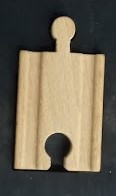
#> input picture old_code/image2.jpg, 116 x 196 px
$ python my_codee.py
#> lines starting #> are read from the running program, lines starting #| are printed output that depends on the picture; after the words box and inside, x2 and y2 are one past the last pixel; in counts of white or black regions, pixels touching at a corner belong together
import numpy as np
import cv2
from matplotlib import pyplot as plt
import random
import math

img_bgr = cv2.imread('image2.jpg')
#> img_bgr is the input picture: shape (196, 116, 3); mean B, G, R 84, 101.2, 109.9
img_rgb = cv2.cvtColor(img_bgr, cv2.COLOR_BGR2RGB)


ds=12

img_grey = cv2.cvtColor(img_rgb, cv2.COLOR_RGB2GRAY)

plt.figure(figsize = (ds,ds))
plt.imshow(img_grey,'gray')
plt.axis('off')
plt.show()

img_hsv = cv2.cvtColor(img_rgb, cv2.COLOR_RGB2HSV)
#> img_hsv: shape (196, 116, 3); mean H, S, V 57.2, 67.2, 113.5

plt.figure(figsize = (ds,ds))
plt.imshow(img_hsv)
plt.axis('off')
plt.show()

#14, 102, 202
lower = np.array([0,50,150])
upper = np.array([25,150,250])
img_color = cv2.inRange(img_hsv, lower, upper)
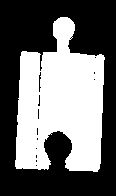
#> img_color: shape (196, 116); 42.2% white; 1 white region, box (x1, y1, x2, y2) and area: (15, 17, 105, 172) 9604

f, axarr = plt.subplots(1,2)
axarr[0].imshow(img_rgb)
axarr[1].imshow(img_color)

ksize=5

img_pro = cv2.GaussianBlur(img_grey,(ksize,ksize),0)

ret,img_global = cv2.threshold(img_pro,100,255,cv2.THRESH_BINARY)
#> img_global: shape (196, 116); 43.9% white; 1 white region, box (x1, y1, x2, y2) and area: (15, 17, 105, 172) 9988
img_adaptive = cv2.adaptiveThreshold(img_pro,255,cv2.ADAPTIVE_THRESH_GAUSSIAN_C,cv2.THRESH_BINARY,127, 11)
#> img_adaptive: shape (196, 116); 56.2% white; 2 black regions, box (x1, y1, x2, y2) and area: (0, 0, 116, 194) 9816, (37, 73, 42, 125) 140
ret2,img_otsu = cv2.threshold(img_pro,0,255,cv2.THRESH_BINARY+cv2.THRESH_OTSU)
#> img_otsu: shape (196, 116); 43.5% white; 1 white region, box (x1, y1, x2, y2) and area: (15, 17, 105, 172) 9881
#> ret2 = 110

h,w=img_grey.shape
#> h = 196; w = 116
img_up = np.concatenate((img_grey, img_global), axis=1)
img_down = np.concatenate((img_adaptive, img_otsu), axis=1)
#> img_down: shape (196, 232); 49.8% white; 7 white regions (2 under 20 px)
img_all = np.concatenate((img_up, img_down), axis=0)
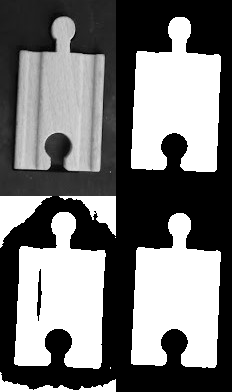
#> img_all: shape (392, 232); min 0, max 255, mean 117
plt.figure(figsize = (ds,ds))
plt.imshow(img_all,'gray')
plt.text(w, h, "global=100",fontsize=40)
plt.text(0, h*2, "adaptive",fontsize=40)
plt.text(w, h*2, "otsu",fontsize=40)
plt.axis('off')
plt.show()

img_pro=img_otsu.copy()

ksize=3
itern=2
kernel = np.ones((ksize,ksize),np.uint8)

contours,hierarchy = cv2.findContours(img_pro,cv2.RETR_TREE, cv2.CHAIN_APPROX_SIMPLE)
#> contours = 1 contour; box (x1, y1, x2, y2) and area: (15, 17, 105, 172) 9617

print('hierarchy',hierarchy)
#| hierarchy [[[-1 -1 -1 -1]]]

contour_filter=[]
img_contour=img_rgb.copy()
for i,contour in enumerate(contours):
    if hierarchy[0][i][3]==-1:
        cv2.drawContours(img_contour, [contour], -1, (0,0,255), 2)
        contour_filter.append(contour)
#> this loop made 1 pass
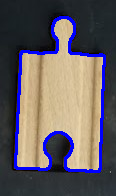
#> img_contour: shape (196, 116, 3); mean R, G, B 98.5, 91.1, 95.7
#> after the loop, contour_filter has the same summary as contours


plt.figure(figsize = (ds,ds))
plt.imshow(img_contour)
plt.axis('off')
plt.show()

area_list=[]
aspect_ratio_list=[]

img_feature=img_rgb.copy()
for i,contour in enumerate(contour_filter):
    #center of an object
    M = cv2.moments(contour)
    cx = int(M['m10']/M['m00'])
    cy = int(M['m01']/M['m00'])
    img = cv2.circle(img_feature,(cx,cy), 3, (255,0,0), -1)

    #The aspect ratio, which is the width divided by the height of the bounding rectangle
    x,y,w,h = cv2.boundingRect(contour)
    aspect_ratio = round(float(w)/h, 2)
    img = cv2.rectangle(img_feature,(x,y),(x+w,y+h),(0,255,0),2)
    img = cv2.putText(img_feature ,"aspect_ratio: "+str(aspect_ratio),(cx-50,cy+35),cv2.FONT_HERSHEY_SIMPLEX ,0.3,(0,0,255),1,cv2.LINE_AA)

    #The area of an object
    area = cv2.contourArea(contour)
    img = cv2.putText(img_feature ,"area: "+str(int(area)),(cx-50,cy+25),cv2.FONT_HERSHEY_SIMPLEX ,0.3,(0,0,255),1,cv2.LINE_AA)

    #The perimeter of an object
    perimeter = cv2.arcLength(contour,True)
    img = cv2.putText(img_feature ,"perimeter: "+str(int(perimeter)),(cx-50,cy+15),cv2.FONT_HERSHEY_SIMPLEX ,0.3,(0,0,255),1,cv2.LINE_AA)
    img = cv2.putText(img_feature ,"number: "+str(i),(cx-50,cy+5),cv2.FONT_HERSHEY_SIMPLEX ,0.3,(0,0,255),1,cv2.LINE_AA)

    area_list.append(area)
    aspect_ratio_list.append(aspect_ratio)
#> this loop made 1 pass
#> (cx, cy, x, y, w, h, aspect_ratio, area) on pass 1: (60, 103, 15, 17, 90, 155, 0.58, 9617)
#> pass 1, `img = cv2.putText(img_feature ,"aspect_ratio: "+str(aspect_ratio),(cx-..`:
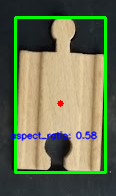
#> img: shape (196, 116, 3); mean R, G, B 105.1, 112.8, 82.6
#> pass 1, `img = cv2.putText(img_feature ,"area: "+str(int(area)),(cx-50,cy+25),c..`:
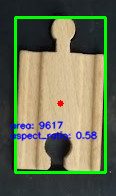
#> img: shape (196, 116, 3); 1.35% of pixels changed, all inside (x1, y1, x2, y2) = (10, 121, 64, 130)
#> after the loop:
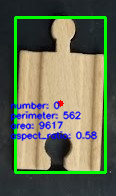
#> img_feature: shape (196, 116, 3); mean R, G, B 101.5, 109.3, 85.3
#> after the loop, area_list = [9617]; aspect_ratio_list = [0.58]


plt.figure(figsize = (ds,ds))
plt.imshow(img_feature)
plt.axis('off')
plt.show()

orb = cv2.ORB_create(nfeatures=1000)
kp1, des1 = orb.detectAndCompute(img_grey, None)
#> kp1 = 60 keypoints; strongest (x, y, size): (71, 51, 31), (71, 50, 37.2), (54, 49, 37.2), (54, 51, 31)
imgKp1 = cv2.drawKeypoints(img_grey, kp1, None)
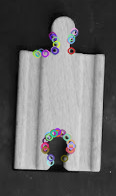
#> imgKp1: shape (196, 116, 3); mean of channels 0, 1, 2 102.9, 102.3, 102.9; drawn as B, G, R
plt.figure(figsize = (ds,ds))
plt.imshow(imgKp1)
plt.axis('off')
plt.show()

$ run again, with old_code/image1.jpg copied over old_code/image2.jpg
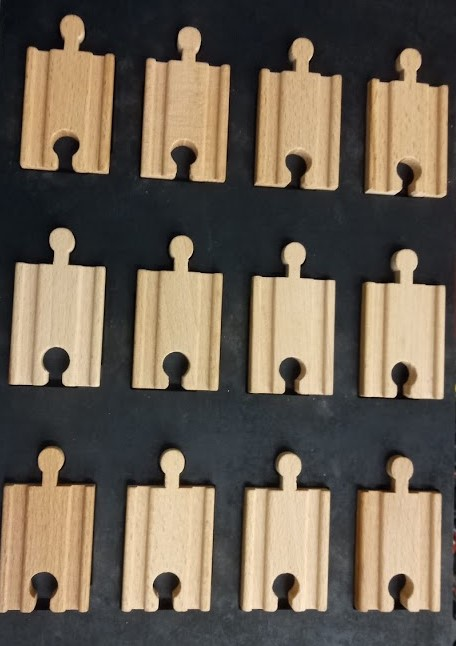
#> input picture old_code/image1.jpg, 456 x 646 px
#> img_bgr is the input picture: shape (646, 456, 3); mean B, G, R 83.7, 97.8, 108.9
#> img_hsv: shape (646, 456, 3); mean H, S, V 62.6, 65.5, 112.5
#> img_color: shape (646, 456); 38.7% white; 40 white regions (28 under 20 px), largest, box (x1, y1, x2, y2) and area: (0, 448, 95, 613) 10717, (122, 450, 215, 612) 10355, (10, 228, 105, 386) 10224
#> img_global: shape (646, 456); 41% white; 14 white regions (2 under 20 px), largest, box (x1, y1, x2, y2) and area: (0, 448, 95, 613) 11356, (122, 449, 215, 613) 10926, (10, 228, 106, 388) 10925
#> img_adaptive: shape (646, 456); 58.1% white; 56 black regions (38 under 20 px), largest, box (x1, y1, x2, y2) and area: (0, 0, 456, 426) 82513, (0, 425, 456, 646) 38631, (20, 498, 28, 589) 339
#> img_otsu: shape (646, 456); 40.4% white; 13 white regions (1 under 20 px), largest, box (x1, y1, x2, y2) and area: (0, 448, 95, 613) 11152, (10, 228, 105, 387) 10807, (122, 450, 215, 612) 10792
#> ret2 = 112
#> img_down: shape (646, 912); 49.2% white; 64 white regions (29 under 20 px)
#> contours = 17 contours, 5 with area under 20; largest, box (x1, y1, x2, y2) and area: (0, 448, 95, 613) 10863, (10, 228, 105, 387) 10534, (122, 450, 215, 612) 10514, (21, 15, 114, 174) 10046, (242, 453, 331, 612) 9968
#> (printed output is left out)
#> the loop `for i,contour in enumerate(contours):` made 17 passes
#> contour on pass 1: [[453, 542], [454, 543], [455, 542]]
#> after the loop `for i,contour in enumerate(contours):`: contour_filter = 13 contours, 1 with area under 20; largest, box (x1, y1, x2, y2) and area: (0, 448, 95, 613) 10863, (10, 228, 105, 387) 10534, (122, 450, 215, 612) 10514, (21, 15, 114, 174) 10046, (242, 453, 331, 612) 9968
#> the loop `for i,contour in enumerate(contour_filter):` made 13 passes
#> (cx, cy, x, y, w, h, aspect_ratio, area) on passes 2 to 9: (400, 543, 360, 457, 82, 156, 0.53, 9263.5), (286, 542, 242, 453, 89, 159, 0.56, 9968.5), (168, 540, 122, 450, 93, 162, 0.57, 10514), (46, 539, 0, 448, 95, 165, 0.58, 10863), (404, 333, 363, 249, 83, 151, 0.55, 8908), (292, 328, 251, 242, 84, 154, 0.55, 9241.5), (177, 322, 133, 236, 90, 155, 0.58, 9593), (57, 317, 10, 228, 95, 159, 0.6, 10534.5)
#> after the loop `for i,contour in enumerate(contour_filter):`:
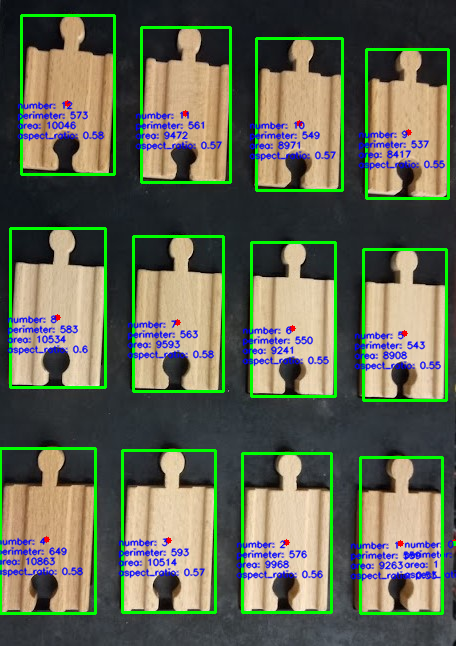
#> img_feature: shape (646, 456, 3); mean R, G, B 100.2, 104.6, 84.7
#> after the loop `for i,contour in enumerate(contour_filter):`: area_list = [1, 9263.5, 9968.5, 10514, 10863, 8908, 9241.5, 9593, 10534.5, 8417.5, 8971.5, 9472.5, 10046.5]; aspect_ratio_list = [1.5, 0.53, 0.56, 0.57, 0.58, 0.55, 0.55, 0.58, 0.6, 0.55, 0.57, 0.57, 0.58]
#> kp1 = 1000 keypoints; strongest (x, y, size): (301, 277, 31), (189, 270, 31), (50, 263, 31), (161, 478, 92.6)
#> `imgKp1 = cv2.drawKeypoints(img_grey, kp1, None)`:
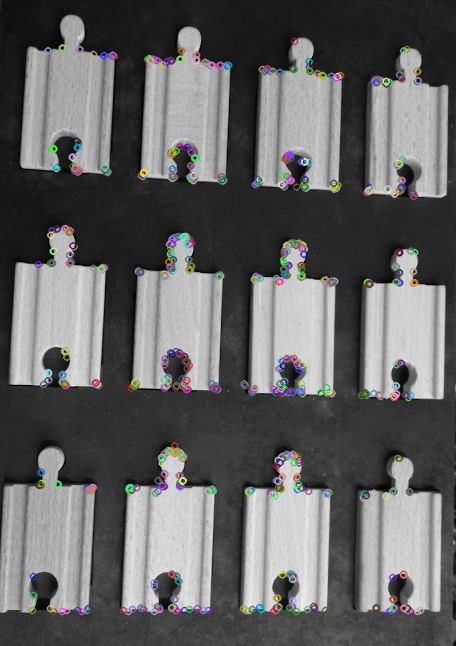
#> imgKp1: shape (646, 456, 3); mean of channels 0, 1, 2 100.1, 100, 100.1; drawn as B, G, R

$ run again, with old_code/image3.jpg copied over old_code/image2.jpg
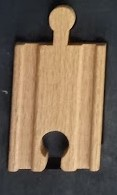
#> input picture old_code/image3.jpg, 117 x 195 px
#> img_bgr is the input picture: shape (195, 117, 3); mean B, G, R 84.2, 103, 121.5
#> img_hsv: shape (195, 117, 3); mean H, S, V 54.5, 74.8, 124.3
#> img_color: shape (195, 117); 47% white; 2 white regions, box (x1, y1, x2, y2) and area: (32, 7, 106, 172) 8098, (9, 44, 37, 172) 2631
#> img_global: shape (195, 117); 49.9% white; 1 white region, box (x1, y1, x2, y2) and area: (9, 7, 106, 172) 11389
#> img_adaptive: shape (195, 117); 59.4% white; 5 black regions (2 under 20 px), largest, box (x1, y1, x2, y2) and area: (0, 0, 117, 195) 8941, (32, 56, 39, 137) 269, (92, 76, 95, 107) 40
#> img_otsu: shape (195, 117); 49.4% white; 1 white region, box (x1, y1, x2, y2) and area: (9, 7, 106, 172) 11275
#> ret2 = 107
#> img_down: shape (195, 234); 54.4% white; 5 black regions (2 under 20 px)
#> contours = 1 contour; box (x1, y1, x2, y2) and area: (9, 7, 106, 172) 10982
#| hierarchy [[[-1 -1 -1 -1]]]
#> the loop `for i,contour in enumerate(contours):` made 1 pass
#> after the loop `for i,contour in enumerate(contours):`: contour_filter has the same summary as contours
#> the loop `for i,contour in enumerate(contour_filter):` made 1 pass
#> (cx, cy, x, y, w, h, aspect_ratio, area) on pass 1: (57, 98, 9, 7, 97, 165, 0.59, 10982.5)
#> after the loop `for i,contour in enumerate(contour_filter):`:
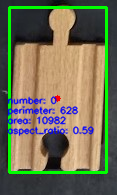
#> img_feature: shape (195, 117, 3); mean R, G, B 111.8, 111.5, 85
#> after the loop `for i,contour in enumerate(contour_filter):`: area_list = [10982.5]; aspect_ratio_list = [0.59]
#> kp1 = 52 keypoints; strongest (x, y, size): (68, 42, 37.2), (68, 44, 31), (52, 43, 37.2), (53, 31, 31)
#> `imgKp1 = cv2.drawKeypoints(img_grey, kp1, None)`:
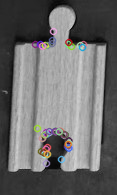
#> imgKp1: shape (195, 117, 3); mean of channels 0, 1, 2 107.3, 107.2, 107.7; drawn as B, G, R
